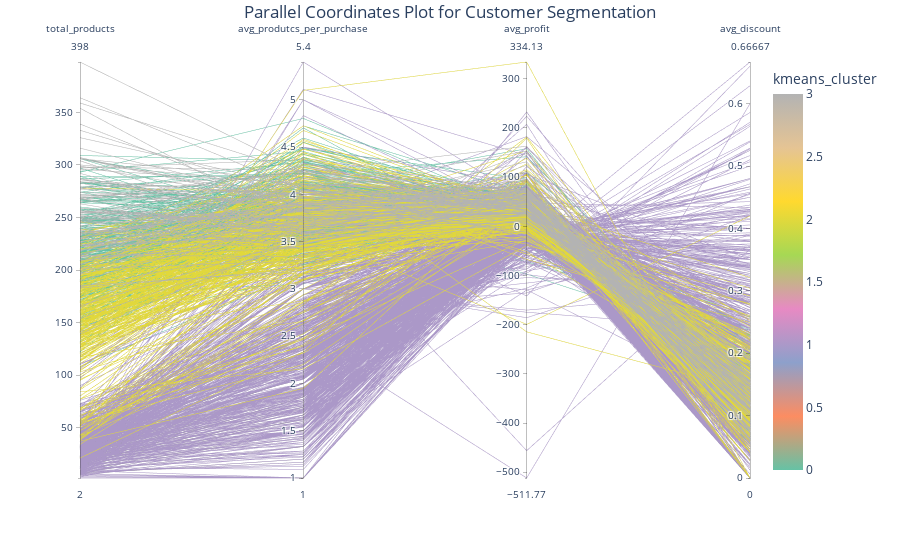

The notebook cell this image was saved under:
### Markdown cell above
### Clusters Behaviors

### Code cell
# Create a parallel coordinates plot using Plotly
fig = px.parallel_coordinates(
    df_customer_abt,
    dimensions=['total_products', 'avg_produtcs_per_purchase', 'avg_profit', 'avg_discount'],
    color='kmeans_cluster',
    color_continuous_scale=px.colors.qualitative.Set2,
)

# Update layout for a clean design
fig.update_layout(
    title='Parallel Coordinates Plot for Customer Segmentation',
    title_x=0.5,  # Center title
    title_y=0.99,  # Move title upwards (default is 1.0)
    font=dict(size=12),
    plot_bgcolor="white"
)

# Show the plot
fig.show()

### Figure 1 — Plotly figure (JSON) as saved in the notebook; plotly's stock layout.template omitted (floating-point values rounded to 4 significant figures; data arrays with more than 128 entries replaced by an {"elided": "..."} marker saying what was removed)
{"data": [{"dimensions": [{"label": "total_products", "values": {"elided": "1583 int values"}}, {"label": "avg_produtcs_per_purchase", "values": {"elided": "1583 float values"}}, {"label": "avg_profit", "values": {"elided": "1583 float values"}}, {"label": "avg_discount", "values": {"elided": "1583 float values"}}], "domain": {"x": [0, 1], "y": [0, 1]}, "line": {"color": {"elided": "1583 int values"}, "coloraxis": "coloraxis"}, "name": "", "type": "parcoords"}], "layout": {"coloraxis": {"colorbar": {"title": {"text": "kmeans_cluster"}}, "colorscale": [[0, "rgb(102,194,165)"], [0.1429, "rgb(252,141,98)"], [0.2857, "rgb(141,160,203)"], [0.4286, "rgb(231,138,195)"], [0.5714, "rgb(166,216,84)"], [0.7143, "rgb(255,217,47)"], [0.8571, "rgb(229,196,148)"], [1, "rgb(179,179,179)"]]}, "font": {"size": 12}, "legend": {"tracegroupgap": 0}, "margin": {"t": 60}, "plot_bgcolor": "white", "title": {"text": "Parallel Coordinates Plot for Customer Segmentation", "x": 0.5, "y": 0.99}}}
